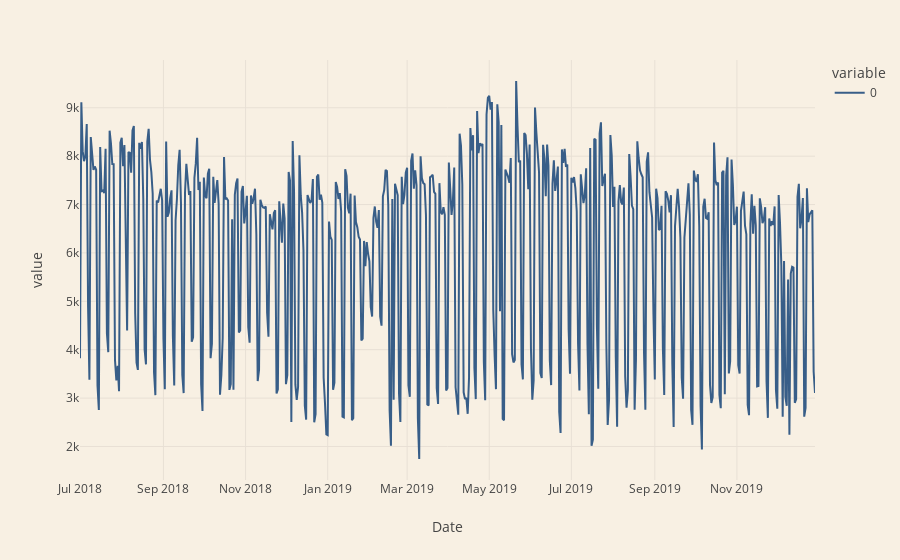

Notebook code cell kept with this figure:
### Markdown cell above
### Total Load

### Code cell
total_load_df.plot()

### Figure 1 — Plotly figure (JSON) as saved in the notebook; plotly's stock layout.template omitted (floating-point values rounded to 4 significant figures; data arrays with more than 128 entries replaced by an {"elided": "..."} marker saying what was removed)
{"data": [{"hovertemplate": "variable=0<br>Date=%{x}<br>value=%{y}<extra></extra>", "legendgroup": "0", "line": {"color": "#385E88", "dash": "solid"}, "marker": {"symbol": "circle"}, "mode": "lines", "name": "0", "orientation": "v", "showlegend": true, "type": "scatter", "x": {"elided": "547 str values"}, "xaxis": "x", "y": {"elided": "547 float values"}, "yaxis": "y"}], "layout": {"legend": {"title": {"text": "variable"}, "tracegroupgap": 0}, "margin": {"t": 60}, "xaxis": {"anchor": "y", "domain": [0, 1], "title": {"text": "Date"}}, "yaxis": {"anchor": "x", "domain": [0, 1], "title": {"text": "value"}}}}
